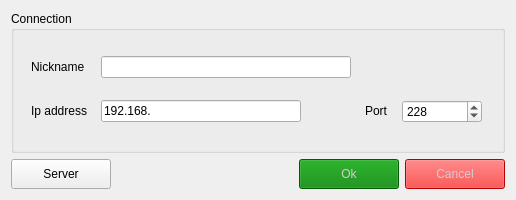
<?xml version="1.0" encoding="UTF-8"?>
<ui version="4.0">
 <class>LocalGameWindow</class>
 <widget class="QWidget" name="LocalGameWindow">
  <property name="geometry">
   <rect>
    <x>0</x>
    <y>0</y>
    <width>516</width>
    <height>200</height>
   </rect>
  </property>
  <property name="sizePolicy">
   <sizepolicy hsizetype="Minimum" vsizetype="Minimum">
    <horstretch>40</horstretch>
    <verstretch>40</verstretch>
   </sizepolicy>
  </property>
  <property name="minimumSize">
   <size>
    <width>0</width>
    <height>0</height>
   </size>
  </property>
  <property name="maximumSize">
   <size>
    <width>16777215</width>
    <height>16777215</height>
   </size>
  </property>
  <property name="windowTitle">
   <string>Connect</string>
  </property>
  <layout class="QGridLayout" name="gridLayout_2">
   <item row="0" column="0">
    <widget class="QGroupBox" name="groupBox">
     <property name="sizePolicy">
      <sizepolicy hsizetype="Preferred" vsizetype="Minimum">
       <horstretch>0</horstretch>
       <verstretch>0</verstretch>
      </sizepolicy>
     </property>
     <property name="title">
      <string>Connection</string>
     </property>
     <layout class="QGridLayout" name="gridLayout">
      <item row="0" column="1">
       <widget class="QLineEdit" name="nickname">
        <property name="sizePolicy">
         <sizepolicy hsizetype="Fixed" vsizetype="Fixed">
          <horstretch>0</horstretch>
          <verstretch>0</verstretch>
         </sizepolicy>
        </property>
        <property name="minimumSize">
         <size>
          <width>250</width>
          <height>0</height>
         </size>
        </property>
        <property name="maximumSize">
         <size>
          <width>16777215</width>
          <height>16777215</height>
         </size>
        </property>
        <property name="whatsThis">
         <string comment="your login in game"/>
        </property>
       </widget>
      </item>
      <item row="0" column="0">
       <widget class="QLabel" name="label_3">
        <property name="sizePolicy">
         <sizepolicy hsizetype="Fixed" vsizetype="Fixed">
          <horstretch>0</horstretch>
          <verstretch>0</verstretch>
         </sizepolicy>
        </property>
        <property name="whatsThis">
         <string extracomment="your login in this game"/>
        </property>
        <property name="text">
         <string>Nickname</string>
        </property>
       </widget>
      </item>
      <item row="2" column="0">
       <widget class="QLabel" name="label">
        <property name="sizePolicy">
         <sizepolicy hsizetype="Fixed" vsizetype="Fixed">
          <horstretch>0</horstretch>
          <verstretch>0</verstretch>
         </sizepolicy>
        </property>
        <property name="text">
         <string>Ip address</string>
        </property>
       </widget>
      </item>
      <item row="2" column="1">
       <widget class="QLineEdit" name="ipaddress">
        <property name="sizePolicy">
         <sizepolicy hsizetype="Fixed" vsizetype="Fixed">
          <horstretch>200</horstretch>
          <verstretch>0</verstretch>
         </sizepolicy>
        </property>
        <property name="minimumSize">
         <size>
          <width>100</width>
          <height>0</height>
         </size>
        </property>
        <property name="maximumSize">
         <size>
          <width>200</width>
          <height>16777215</height>
         </size>
        </property>
        <property name="text">
         <string>192.168.</string>
        </property>
       </widget>
      </item>
      <item row="2" column="4">
       <widget class="QSpinBox" name="portnumb">
        <property name="sizePolicy">
         <sizepolicy hsizetype="Fixed" vsizetype="Fixed">
          <horstretch>0</horstretch>
          <verstretch>0</verstretch>
         </sizepolicy>
        </property>
        <property name="minimumSize">
         <size>
          <width>80</width>
          <height>0</height>
         </size>
        </property>
        <property name="minimum">
         <number>1</number>
        </property>
        <property name="maximum">
         <number>65535</number>
        </property>
        <property name="value">
         <number>228</number>
        </property>
       </widget>
      </item>
      <item row="2" column="2">
       <widget class="QLabel" name="label_2">
        <property name="sizePolicy">
         <sizepolicy hsizetype="Fixed" vsizetype="Fixed">
          <horstretch>0</horstretch>
          <verstretch>0</verstretch>
         </sizepolicy>
        </property>
        <property name="text">
         <string>Port</string>
        </property>
       </widget>
      </item>
     </layout>
    </widget>
   </item>
   <item row="1" column="0">
    <layout class="QHBoxLayout" name="horizontalLayout" stretch="0,0,0,0">
     <item>
      <widget class="QPushButton" name="startServerBtn">
       <property name="sizePolicy">
        <sizepolicy hsizetype="Minimum" vsizetype="Fixed">
         <horstretch>0</horstretch>
         <verstretch>0</verstretch>
        </sizepolicy>
       </property>
       <property name="minimumSize">
        <size>
         <width>100</width>
         <height>30</height>
        </size>
       </property>
       <property name="maximumSize">
        <size>
         <width>16777215</width>
         <height>16777215</height>
        </size>
       </property>
       <property name="cursor">
        <cursorShape>PointingHandCursor</cursorShape>
       </property>
       <property name="text">
        <string>Server</string>
       </property>
      </widget>
     </item>
     <item>
      <spacer name="horizontalSpacer">
       <property name="orientation">
        <enum>Qt::Horizontal</enum>
       </property>
       <property name="sizeHint" stdset="0">
        <size>
         <width>40</width>
         <height>20</height>
        </size>
       </property>
      </spacer>
     </item>
     <item>
      <widget class="QPushButton" name="ConfirmBtn">
       <property name="sizePolicy">
        <sizepolicy hsizetype="Minimum" vsizetype="Fixed">
         <horstretch>0</horstretch>
         <verstretch>0</verstretch>
        </sizepolicy>
       </property>
       <property name="minimumSize">
        <size>
         <width>100</width>
         <height>30</height>
        </size>
       </property>
       <property name="palette">
        <palette>
         <active>
          <colorrole role="WindowText">
           <brush brushstyle="SolidPattern">
            <color alpha="255">
             <red>0</red>
             <green>0</green>
             <blue>0</blue>
            </color>
           </brush>
          </colorrole>
          <colorrole role="Button">
           <brush brushstyle="SolidPattern">
            <color alpha="255">
             <red>0</red>
             <green>128</green>
             <blue>0</blue>
            </color>
           </brush>
          </colorrole>
          <colorrole role="Light">
           <brush brushstyle="SolidPattern">
            <color alpha="255">
             <red>0</red>
             <green>255</green>
             <blue>0</blue>
            </color>
           </brush>
          </colorrole>
          <colorrole role="Midlight">
           <brush brushstyle="SolidPattern">
            <color alpha="255">
             <red>0</red>
             <green>212</green>
             <blue>0</blue>
            </color>
           </brush>
          </colorrole>
          <colorrole role="Dark">
           <brush brushstyle="SolidPattern">
            <color alpha="255">
             <red>0</red>
             <green>85</green>
             <blue>0</blue>
            </color>
           </brush>
          </colorrole>
          <colorrole role="Mid">
           <brush brushstyle="SolidPattern">
            <color alpha="255">
             <red>0</red>
             <green>113</green>
             <blue>0</blue>
            </color>
           </brush>
          </colorrole>
          <colorrole role="Text">
           <brush brushstyle="SolidPattern">
            <color alpha="255">
             <red>0</red>
             <green>0</green>
             <blue>0</blue>
            </color>
           </brush>
          </colorrole>
          <colorrole role="BrightText">
           <brush brushstyle="SolidPattern">
            <color alpha="255">
             <red>255</red>
             <green>255</green>
             <blue>255</blue>
            </color>
           </brush>
          </colorrole>
          <colorrole role="ButtonText">
           <brush brushstyle="SolidPattern">
            <color alpha="255">
             <red>0</red>
             <green>0</green>
             <blue>0</blue>
            </color>
           </brush>
          </colorrole>
          <colorrole role="Base">
           <brush brushstyle="SolidPattern">
            <color alpha="255">
             <red>0</red>
             <green>128</green>
             <blue>0</blue>
            </color>
           </brush>
          </colorrole>
          <colorrole role="Window">
           <brush brushstyle="SolidPattern">
            <color alpha="255">
             <red>0</red>
             <green>128</green>
             <blue>0</blue>
            </color>
           </brush>
          </colorrole>
          <colorrole role="Shadow">
           <brush brushstyle="SolidPattern">
            <color alpha="255">
             <red>0</red>
             <green>0</green>
             <blue>0</blue>
            </color>
           </brush>
          </colorrole>
          <colorrole role="AlternateBase">
           <brush brushstyle="SolidPattern">
            <color alpha="255">
             <red>127</red>
             <green>212</green>
             <blue>127</blue>
            </color>
           </brush>
          </colorrole>
          <colorrole role="ToolTipBase">
           <brush brushstyle="SolidPattern">
            <color alpha="255">
             <red>255</red>
             <green>255</green>
             <blue>220</blue>
            </color>
           </brush>
          </colorrole>
          <colorrole role="ToolTipText">
           <brush brushstyle="SolidPattern">
            <color alpha="255">
             <red>0</red>
             <green>0</green>
             <blue>0</blue>
            </color>
           </brush>
          </colorrole>
         </active>
         <inactive>
          <colorrole role="WindowText">
           <brush brushstyle="SolidPattern">
            <color alpha="255">
             <red>208</red>
             <green>208</green>
             <blue>208</blue>
            </color>
           </brush>
          </colorrole>
          <colorrole role="Button">
           <brush brushstyle="SolidPattern">
            <color alpha="255">
             <red>0</red>
             <green>128</green>
             <blue>0</blue>
            </color>
           </brush>
          </colorrole>
          <colorrole role="Light">
           <brush brushstyle="SolidPattern">
            <color alpha="255">
             <red>255</red>
             <green>255</green>
             <blue>255</blue>
            </color>
           </brush>
          </colorrole>
          <colorrole role="Midlight">
           <brush brushstyle="SolidPattern">
            <color alpha="255">
             <red>227</red>
             <green>227</green>
             <blue>227</blue>
            </color>
           </brush>
          </colorrole>
          <colorrole role="Dark">
           <brush brushstyle="SolidPattern">
            <color alpha="255">
             <red>64</red>
             <green>65</green>
             <blue>66</blue>
            </color>
           </brush>
          </colorrole>
          <colorrole role="Mid">
           <brush brushstyle="SolidPattern">
            <color alpha="255">
             <red>160</red>
             <green>160</green>
             <blue>160</blue>
            </color>
           </brush>
          </colorrole>
          <colorrole role="Text">
           <brush brushstyle="SolidPattern">
            <color alpha="255">
             <red>208</red>
             <green>208</green>
             <blue>208</blue>
            </color>
           </brush>
          </colorrole>
          <colorrole role="BrightText">
           <brush brushstyle="SolidPattern">
            <color alpha="255">
             <red>255</red>
             <green>51</green>
             <blue>51</blue>
            </color>
           </brush>
          </colorrole>
          <colorrole role="ButtonText">
           <brush brushstyle="SolidPattern">
            <color alpha="255">
             <red>208</red>
             <green>208</green>
             <blue>208</blue>
            </color>
           </brush>
          </colorrole>
          <colorrole role="Base">
           <brush brushstyle="SolidPattern">
            <color alpha="255">
             <red>0</red>
             <green>128</green>
             <blue>0</blue>
            </color>
           </brush>
          </colorrole>
          <colorrole role="Window">
           <brush brushstyle="SolidPattern">
            <color alpha="255">
             <red>0</red>
             <green>128</green>
             <blue>0</blue>
            </color>
           </brush>
          </colorrole>
          <colorrole role="Shadow">
           <brush brushstyle="SolidPattern">
            <color alpha="255">
             <red>105</red>
             <green>105</green>
             <blue>105</blue>
            </color>
           </brush>
          </colorrole>
          <colorrole role="AlternateBase">
           <brush brushstyle="SolidPattern">
            <color alpha="255">
             <red>53</red>
             <green>54</green>
             <blue>55</blue>
            </color>
           </brush>
          </colorrole>
          <colorrole role="ToolTipBase">
           <brush brushstyle="SolidPattern">
            <color alpha="255">
             <red>64</red>
             <green>65</green>
             <blue>66</blue>
            </color>
           </brush>
          </colorrole>
          <colorrole role="ToolTipText">
           <brush brushstyle="SolidPattern">
            <color alpha="255">
             <red>208</red>
             <green>208</green>
             <blue>208</blue>
            </color>
           </brush>
          </colorrole>
         </inactive>
         <disabled>
          <colorrole role="WindowText">
           <brush brushstyle="SolidPattern">
            <color alpha="255">
             <red>0</red>
             <green>85</green>
             <blue>0</blue>
            </color>
           </brush>
          </colorrole>
          <colorrole role="Button">
           <brush brushstyle="SolidPattern">
            <color alpha="255">
             <red>0</red>
             <green>128</green>
             <blue>0</blue>
            </color>
           </brush>
          </colorrole>
          <colorrole role="Light">
           <brush brushstyle="SolidPattern">
            <color alpha="255">
             <red>0</red>
             <green>255</green>
             <blue>0</blue>
            </color>
           </brush>
          </colorrole>
          <colorrole role="Midlight">
           <brush brushstyle="SolidPattern">
            <color alpha="255">
             <red>0</red>
             <green>212</green>
             <blue>0</blue>
            </color>
           </brush>
          </colorrole>
          <colorrole role="Dark">
           <brush brushstyle="SolidPattern">
            <color alpha="255">
             <red>0</red>
             <green>85</green>
             <blue>0</blue>
            </color>
           </brush>
          </colorrole>
          <colorrole role="Mid">
           <brush brushstyle="SolidPattern">
            <color alpha="255">
             <red>0</red>
             <green>113</green>
             <blue>0</blue>
            </color>
           </brush>
          </colorrole>
          <colorrole role="Text">
           <brush brushstyle="SolidPattern">
            <color alpha="255">
             <red>0</red>
             <green>85</green>
             <blue>0</blue>
            </color>
           </brush>
          </colorrole>
          <colorrole role="BrightText">
           <brush brushstyle="SolidPattern">
            <color alpha="255">
             <red>255</red>
             <green>255</green>
             <blue>255</blue>
            </color>
           </brush>
          </colorrole>
          <colorrole role="ButtonText">
           <brush brushstyle="SolidPattern">
            <color alpha="255">
             <red>0</red>
             <green>85</green>
             <blue>0</blue>
            </color>
           </brush>
          </colorrole>
          <colorrole role="Base">
           <brush brushstyle="SolidPattern">
            <color alpha="255">
             <red>0</red>
             <green>128</green>
             <blue>0</blue>
            </color>
           </brush>
          </colorrole>
          <colorrole role="Window">
           <brush brushstyle="SolidPattern">
            <color alpha="255">
             <red>0</red>
             <green>128</green>
             <blue>0</blue>
            </color>
           </brush>
          </colorrole>
          <colorrole role="Shadow">
           <brush brushstyle="SolidPattern">
            <color alpha="255">
             <red>0</red>
             <green>0</green>
             <blue>0</blue>
            </color>
           </brush>
          </colorrole>
          <colorrole role="AlternateBase">
           <brush brushstyle="SolidPattern">
            <color alpha="255">
             <red>53</red>
             <green>54</green>
             <blue>55</blue>
            </color>
           </brush>
          </colorrole>
          <colorrole role="ToolTipBase">
           <brush brushstyle="SolidPattern">
            <color alpha="255">
             <red>64</red>
             <green>65</green>
             <blue>66</blue>
            </color>
           </brush>
          </colorrole>
          <colorrole role="ToolTipText">
           <brush brushstyle="SolidPattern">
            <color alpha="255">
             <red>208</red>
             <green>208</green>
             <blue>208</blue>
            </color>
           </brush>
          </colorrole>
         </disabled>
        </palette>
       </property>
       <property name="cursor">
        <cursorShape>PointingHandCursor</cursorShape>
       </property>
       <property name="styleSheet">
        <string notr="true"/>
       </property>
       <property name="text">
        <string>Ok</string>
       </property>
      </widget>
     </item>
     <item>
      <widget class="QPushButton" name="CancelBtn">
       <property name="sizePolicy">
        <sizepolicy hsizetype="Minimum" vsizetype="Fixed">
         <horstretch>0</horstretch>
         <verstretch>0</verstretch>
        </sizepolicy>
       </property>
       <property name="minimumSize">
        <size>
         <width>100</width>
         <height>30</height>
        </size>
       </property>
       <property name="palette">
        <palette>
         <active>
          <colorrole role="WindowText">
           <brush brushstyle="SolidPattern">
            <color alpha="255">
             <red>0</red>
             <green>0</green>
             <blue>0</blue>
            </color>
           </brush>
          </colorrole>
          <colorrole role="Button">
           <brush brushstyle="SolidPattern">
            <color alpha="255">
             <red>255</red>
             <green>0</green>
             <blue>0</blue>
            </color>
           </brush>
          </colorrole>
          <colorrole role="Light">
           <brush brushstyle="SolidPattern">
            <color alpha="255">
             <red>255</red>
             <green>0</green>
             <blue>0</blue>
            </color>
           </brush>
          </colorrole>
          <colorrole role="Midlight">
           <brush brushstyle="SolidPattern">
            <color alpha="255">
             <red>212</red>
             <green>0</green>
             <blue>0</blue>
            </color>
           </brush>
          </colorrole>
          <colorrole role="Dark">
           <brush brushstyle="SolidPattern">
            <color alpha="255">
             <red>85</red>
             <green>0</green>
             <blue>0</blue>
            </color>
           </brush>
          </colorrole>
          <colorrole role="Mid">
           <brush brushstyle="SolidPattern">
            <color alpha="255">
             <red>113</red>
             <green>0</green>
             <blue>0</blue>
            </color>
           </brush>
          </colorrole>
          <colorrole role="Text">
           <brush brushstyle="SolidPattern">
            <color alpha="255">
             <red>0</red>
             <green>0</green>
             <blue>0</blue>
            </color>
           </brush>
          </colorrole>
          <colorrole role="BrightText">
           <brush brushstyle="SolidPattern">
            <color alpha="255">
             <red>255</red>
             <green>255</green>
             <blue>255</blue>
            </color>
           </brush>
          </colorrole>
          <colorrole role="ButtonText">
           <brush brushstyle="SolidPattern">
            <color alpha="255">
             <red>0</red>
             <green>0</green>
             <blue>0</blue>
            </color>
           </brush>
          </colorrole>
          <colorrole role="Base">
           <brush brushstyle="SolidPattern">
            <color alpha="255">
             <red>255</red>
             <green>0</green>
             <blue>0</blue>
            </color>
           </brush>
          </colorrole>
          <colorrole role="Window">
           <brush brushstyle="SolidPattern">
            <color alpha="255">
             <red>255</red>
             <green>0</green>
             <blue>0</blue>
            </color>
           </brush>
          </colorrole>
          <colorrole role="Shadow">
           <brush brushstyle="SolidPattern">
            <color alpha="255">
             <red>0</red>
             <green>0</green>
             <blue>0</blue>
            </color>
           </brush>
          </colorrole>
          <colorrole role="AlternateBase">
           <brush brushstyle="SolidPattern">
            <color alpha="255">
             <red>212</red>
             <green>127</green>
             <blue>127</blue>
            </color>
           </brush>
          </colorrole>
          <colorrole role="ToolTipBase">
           <brush brushstyle="SolidPattern">
            <color alpha="255">
             <red>255</red>
             <green>255</green>
             <blue>220</blue>
            </color>
           </brush>
          </colorrole>
          <colorrole role="ToolTipText">
           <brush brushstyle="SolidPattern">
            <color alpha="255">
             <red>0</red>
             <green>0</green>
             <blue>0</blue>
            </color>
           </brush>
          </colorrole>
         </active>
         <inactive>
          <colorrole role="WindowText">
           <brush brushstyle="SolidPattern">
            <color alpha="255">
             <red>208</red>
             <green>208</green>
             <blue>208</blue>
            </color>
           </brush>
          </colorrole>
          <colorrole role="Button">
           <brush brushstyle="SolidPattern">
            <color alpha="255">
             <red>255</red>
             <green>0</green>
             <blue>0</blue>
            </color>
           </brush>
          </colorrole>
          <colorrole role="Light">
           <brush brushstyle="SolidPattern">
            <color alpha="255">
             <red>255</red>
             <green>255</green>
             <blue>255</blue>
            </color>
           </brush>
          </colorrole>
          <colorrole role="Midlight">
           <brush brushstyle="SolidPattern">
            <color alpha="255">
             <red>227</red>
             <green>227</green>
             <blue>227</blue>
            </color>
           </brush>
          </colorrole>
          <colorrole role="Dark">
           <brush brushstyle="SolidPattern">
            <color alpha="255">
             <red>64</red>
             <green>65</green>
             <blue>66</blue>
            </color>
           </brush>
          </colorrole>
          <colorrole role="Mid">
           <brush brushstyle="SolidPattern">
            <color alpha="255">
             <red>160</red>
             <green>160</green>
             <blue>160</blue>
            </color>
           </brush>
          </colorrole>
          <colorrole role="Text">
           <brush brushstyle="SolidPattern">
            <color alpha="255">
             <red>208</red>
             <green>208</green>
             <blue>208</blue>
            </color>
           </brush>
          </colorrole>
          <colorrole role="BrightText">
           <brush brushstyle="SolidPattern">
            <color alpha="255">
             <red>255</red>
             <green>51</green>
             <blue>51</blue>
            </color>
           </brush>
          </colorrole>
          <colorrole role="ButtonText">
           <brush brushstyle="SolidPattern">
            <color alpha="255">
             <red>208</red>
             <green>208</green>
             <blue>208</blue>
            </color>
           </brush>
          </colorrole>
          <colorrole role="Base">
           <brush brushstyle="SolidPattern">
            <color alpha="255">
             <red>255</red>
             <green>0</green>
             <blue>0</blue>
            </color>
           </brush>
          </colorrole>
          <colorrole role="Window">
           <brush brushstyle="SolidPattern">
            <color alpha="255">
             <red>255</red>
             <green>0</green>
             <blue>0</blue>
            </color>
           </brush>
          </colorrole>
          <colorrole role="Shadow">
           <brush brushstyle="SolidPattern">
            <color alpha="255">
             <red>105</red>
             <green>105</green>
             <blue>105</blue>
            </color>
           </brush>
          </colorrole>
          <colorrole role="AlternateBase">
           <brush brushstyle="SolidPattern">
            <color alpha="255">
             <red>53</red>
             <green>54</green>
             <blue>55</blue>
            </color>
           </brush>
          </colorrole>
          <colorrole role="ToolTipBase">
           <brush brushstyle="SolidPattern">
            <color alpha="255">
             <red>64</red>
             <green>65</green>
             <blue>66</blue>
            </color>
           </brush>
          </colorrole>
          <colorrole role="ToolTipText">
           <brush brushstyle="SolidPattern">
            <color alpha="255">
             <red>208</red>
             <green>208</green>
             <blue>208</blue>
            </color>
           </brush>
          </colorrole>
         </inactive>
         <disabled>
          <colorrole role="WindowText">
           <brush brushstyle="SolidPattern">
            <color alpha="255">
             <red>85</red>
             <green>0</green>
             <blue>0</blue>
            </color>
           </brush>
          </colorrole>
          <colorrole role="Button">
           <brush brushstyle="SolidPattern">
            <color alpha="255">
             <red>255</red>
             <green>0</green>
             <blue>0</blue>
            </color>
           </brush>
          </colorrole>
          <colorrole role="Light">
           <brush brushstyle="SolidPattern">
            <color alpha="255">
             <red>255</red>
             <green>0</green>
             <blue>0</blue>
            </color>
           </brush>
          </colorrole>
          <colorrole role="Midlight">
           <brush brushstyle="SolidPattern">
            <color alpha="255">
             <red>212</red>
             <green>0</green>
             <blue>0</blue>
            </color>
           </brush>
          </colorrole>
          <colorrole role="Dark">
           <brush brushstyle="SolidPattern">
            <color alpha="255">
             <red>85</red>
             <green>0</green>
             <blue>0</blue>
            </color>
           </brush>
          </colorrole>
          <colorrole role="Mid">
           <brush brushstyle="SolidPattern">
            <color alpha="255">
             <red>113</red>
             <green>0</green>
             <blue>0</blue>
            </color>
           </brush>
          </colorrole>
          <colorrole role="Text">
           <brush brushstyle="SolidPattern">
            <color alpha="255">
             <red>85</red>
             <green>0</green>
             <blue>0</blue>
            </color>
           </brush>
          </colorrole>
          <colorrole role="BrightText">
           <brush brushstyle="SolidPattern">
            <color alpha="255">
             <red>255</red>
             <green>255</green>
             <blue>255</blue>
            </color>
           </brush>
          </colorrole>
          <colorrole role="ButtonText">
           <brush brushstyle="SolidPattern">
            <color alpha="255">
             <red>85</red>
             <green>0</green>
             <blue>0</blue>
            </color>
           </brush>
          </colorrole>
          <colorrole role="Base">
           <brush brushstyle="SolidPattern">
            <color alpha="255">
             <red>255</red>
             <green>0</green>
             <blue>0</blue>
            </color>
           </brush>
          </colorrole>
          <colorrole role="Window">
           <brush brushstyle="SolidPattern">
            <color alpha="255">
             <red>255</red>
             <green>0</green>
             <blue>0</blue>
            </color>
           </brush>
          </colorrole>
          <colorrole role="Shadow">
           <brush brushstyle="SolidPattern">
            <color alpha="255">
             <red>0</red>
             <green>0</green>
             <blue>0</blue>
            </color>
           </brush>
          </colorrole>
          <colorrole role="AlternateBase">
           <brush brushstyle="SolidPattern">
            <color alpha="255">
             <red>53</red>
             <green>54</green>
             <blue>55</blue>
            </color>
           </brush>
          </colorrole>
          <colorrole role="ToolTipBase">
           <brush brushstyle="SolidPattern">
            <color alpha="255">
             <red>64</red>
             <green>65</green>
             <blue>66</blue>
            </color>
           </brush>
          </colorrole>
          <colorrole role="ToolTipText">
           <brush brushstyle="SolidPattern">
            <color alpha="255">
             <red>208</red>
             <green>208</green>
             <blue>208</blue>
            </color>
           </brush>
          </colorrole>
         </disabled>
        </palette>
       </property>
       <property name="cursor">
        <cursorShape>PointingHandCursor</cursorShape>
       </property>
       <property name="styleSheet">
        <string notr="true"/>
       </property>
       <property name="text">
        <string>Cancel</string>
       </property>
      </widget>
     </item>
    </layout>
   </item>
  </layout>
 </widget>
 <resources/>
 <connections/>
</ui>
